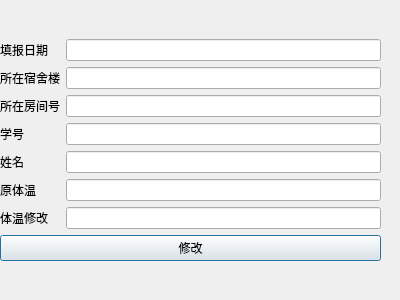
<?xml version="1.0" encoding="UTF-8"?>
<ui version="4.0">
 <class>TiWenchange_Dialog</class>
 <widget class="QDialog" name="TiWenchange_Dialog">
  <property name="geometry">
   <rect>
    <x>0</x>
    <y>0</y>
    <width>400</width>
    <height>300</height>
   </rect>
  </property>
  <property name="windowTitle">
   <string>Dialog</string>
  </property>
  <widget class="QWidget" name="layoutWidget">
   <property name="geometry">
    <rect>
     <x>0</x>
     <y>10</y>
     <width>381</width>
     <height>281</height>
    </rect>
   </property>
   <layout class="QVBoxLayout" name="verticalLayout_2">
    <item>
     <layout class="QVBoxLayout" name="verticalLayout">
      <item>
       <layout class="QGridLayout" name="gridLayout">
        <item row="3" column="0">
         <widget class="QLabel" name="numberchange_label">
          <property name="text">
           <string>学号</string>
          </property>
         </widget>
        </item>
        <item row="6" column="0">
         <widget class="QLabel" name="sex_label">
          <property name="text">
           <string>体温修改</string>
          </property>
         </widget>
        </item>
        <item row="2" column="0">
         <widget class="QLabel" name="label">
          <property name="text">
           <string>所在房间号</string>
          </property>
         </widget>
        </item>
        <item row="3" column="1">
         <widget class="QLineEdit" name="sid_lineEdit"/>
        </item>
        <item row="5" column="0">
         <widget class="QLabel" name="age_label">
          <property name="text">
           <string>原体温</string>
          </property>
         </widget>
        </item>
        <item row="5" column="1">
         <widget class="QLineEdit" name="tiwen_lineEdit"/>
        </item>
        <item row="1" column="0">
         <widget class="QLabel" name="name_abel">
          <property name="text">
           <string>所在宿舍楼</string>
          </property>
         </widget>
        </item>
        <item row="6" column="1">
         <widget class="QLineEdit" name="tiwenchange_lineEdit"/>
        </item>
        <item row="4" column="1">
         <widget class="QLineEdit" name="stuname_lineEdit"/>
        </item>
        <item row="0" column="1">
         <widget class="QLineEdit" name="date_lineEdit"/>
        </item>
        <item row="4" column="0">
         <widget class="QLabel" name="college_label">
          <property name="text">
           <string>姓名</string>
          </property>
         </widget>
        </item>
        <item row="1" column="1">
         <widget class="QLineEdit" name="building_lineEdit"/>
        </item>
        <item row="0" column="0">
         <widget class="QLabel" name="number_label">
          <property name="text">
           <string>填报日期</string>
          </property>
         </widget>
        </item>
        <item row="2" column="1">
         <widget class="QLineEdit" name="room_lineEdit"/>
        </item>
       </layout>
      </item>
      <item>
       <widget class="QPushButton" name="update_pushButton">
        <property name="text">
         <string>修改</string>
        </property>
       </widget>
      </item>
     </layout>
    </item>
   </layout>
  </widget>
 </widget>
 <resources/>
 <connections/>
</ui>
